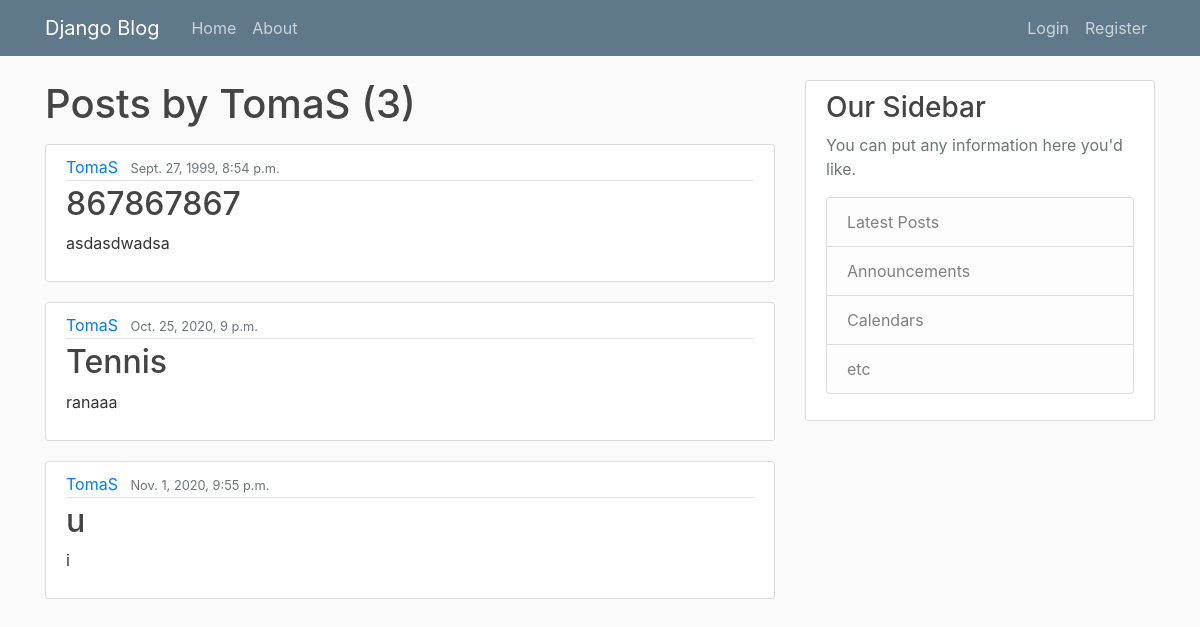
Page /user/TomaS on the committed database.
### blog/models.py (models this page shows, shortened)
class Post(models.Model):
    title = models.CharField(max_length=100)
    content = models.TextField()
    date_posted = models.DateTimeField(default=timezone.now)
    author = models.ForeignKey(User, on_delete = models.CASCADE)

### blog/views.py (the view)
# urls.py: path('user/<str:username>', UserPostListView.as_view(), name ='user-posts'),
class UserPostListView(ListView):
    model = Post
    template_name = 'blog/user_posts.html'
    context_object_name = 'posts'
    paginate_by = 5
    def get_queryset(self):
        user = get_object_or_404(User, username=self.kwargs.get('username'))
        return Post.objects.filter(author=user).order_by('date_posted')

### blog/templates/blog/user_posts.html (shortened to what this page needs)
{% extends "blog/base.html" %}
{% block content %}
<h1 class="mb-3">Posts by {{ view.kwargs.username }} ({{ page_obj.paginator.count }})</h1>
        {% for post in posts %}
        <article class="media content-section">
          <div class="media-body">
            <div class="article-metadata">
              <a class="mr-2" href="{% url 'user-posts' post.author.username %}">{{ post.author }}</a>
              <small class="text-muted">{{ post.date_posted }}</small>
            </div>
            <h2><a class="article-title" href="{% url 'post-detail' post.id %}">{{ post.title }}</a></h2>
            <p class="article-content">{{ post.content }}</p>
          </div>
        </article>
        {% endfor %}
{% endblock content %}

### blog/static/blog/main.css (style rules this page uses)
body { background: #fafafa; color: #333333; margin-top: 5rem; }
h1, h2, h3, h4, h5, h6 { color: #444444; }
.content-section { background: #ffffff; padding: 10px 20px; border: 1px solid #dddddd; border-radius: 3px; margin-bottom: 20px; }
.article-title { color: #444444; }
.article-content { white-space: pre-line; }
.article-metadata { padding-bottom: 1px; margin-bottom: 4px; border-bottom: 1px solid #e3e3e3 }

### rows in the picture
Post: author "TomaS", date_posted "Sept. 27, 1999, 8:54 p.m.", title "867867867", content "asdasdwadsa"
Post: author "TomaS", date_posted "Oct. 25, 2020, 9 p.m.", title "Tennis", content "ranaaa"
Post: author "TomaS", date_posted "Nov. 1, 2020, 9:55 p.m.", title "u", content "i"

### other values in the picture
{{ view.kwargs.username }} "TomaS"
{{ page_obj.paginator.count }} "3"
